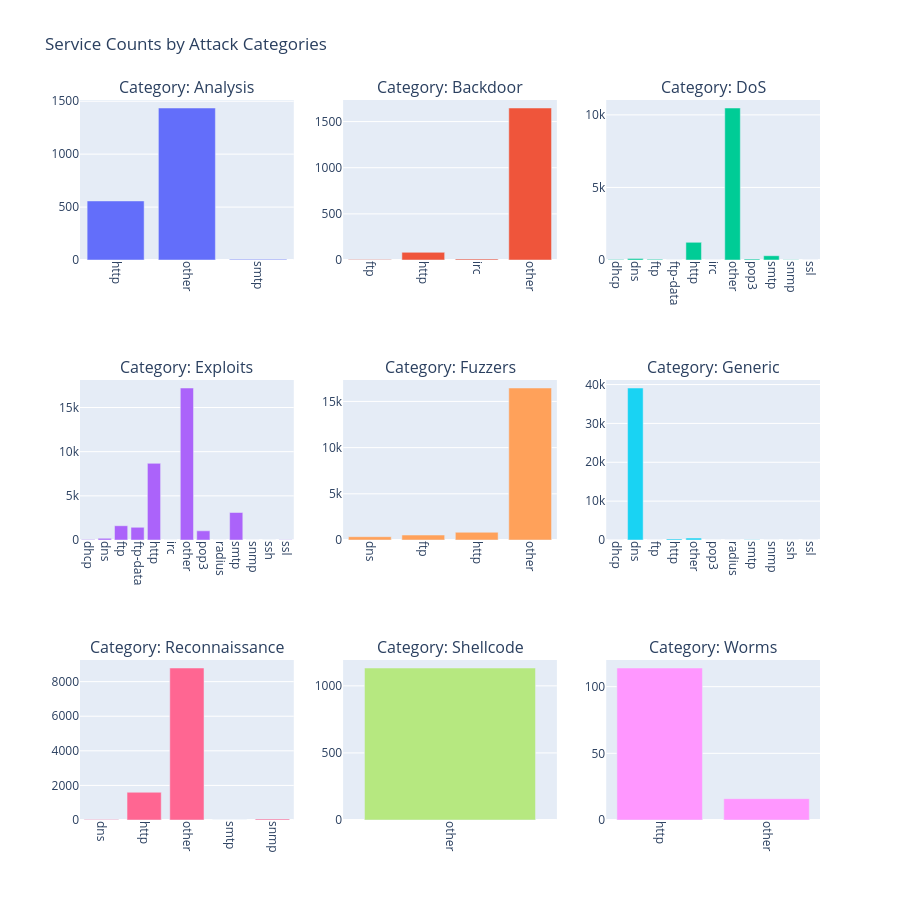

Write notebook code for a chart like this one.
### Code cell
# Create a 3x3 subplot grid
fig = make_subplots(rows=3, cols=3,
                    subplot_titles=('Category: Analysis', 'Category: Backdoor', 'Category: DoS',
                                    'Category: Exploits', 'Category: Fuzzers', 'Category: Generic',
                                    'Category: Reconnaissance', 'Category: Shellcode', 'Category: Worms'))

# Create a list of attack categories to loop through
categories = ['Analysis', 'Backdoor', 'DoS', 'Exploits', 'Fuzzers', 'Generic', 'Reconnaissance', 'Shellcode', 'Worms']

# Define row and column positions for each plot
positions = [(1,1), (1,2), (1,3), (2,1), (2,2), (2,3), (3,1), (3,2), (3,3)]

# Loop through the categories and create a bar plot for each one
for i, category in enumerate(categories):
    # Filter the dataframe for each attack category
    df_filtered = df_attacks_cat_services[df_attacks_cat_services['attack_cat'] == category]

    # Add bar plot to the subplot
    fig.add_trace(go.Bar(x=df_filtered['service'], y=df_filtered['Count'], name=category,
                         marker_color=px.colors.qualitative.Plotly[i]),
                  row=positions[i][0], col=positions[i][1])

# Update layout
fig.update_layout(height=900, width=900, title_text="Service Counts by Attack Categories", showlegend=False)

# Update x-axis for all subplots
fig.update_xaxes(tickangle=90)

# Show the figure
fig.show()

### Figure 1 — Plotly figure (JSON) as saved in the notebook; plotly's stock layout.template omitted (floating-point values rounded to 4 significant figures)
{"data": [{"marker": {"color": "#636EFA"}, "name": "Analysis", "type": "bar", "x": ["http", "other", "smtp"], "xaxis": "x", "y": [558, 1436, 6], "yaxis": "y"}, {"marker": {"color": "#EF553B"}, "name": "Backdoor", "type": "bar", "x": ["ftp", "http", "irc", "other"], "xaxis": "x2", "y": [5, 83, 11, 1647], "yaxis": "y2"}, {"marker": {"color": "#00CC96"}, "name": "DoS", "type": "bar", "x": ["dhcp", "dns", "ftp", "ftp-data", "http", "irc", "other", "pop3", "smtp", "snmp", "ssl"], "xaxis": "x3", "y": [33, 107, 50, 8, 1216, 4, 10473, 61, 295, 13, 4], "yaxis": "y3"}, {"marker": {"color": "#AB63FA"}, "name": "Exploits", "type": "bar", "x": ["dhcp", "dns", "ftp", "ftp-data", "http", "irc", "other", "pop3", "radius", "smtp", "snmp", "ssh", "ssl"], "xaxis": "x4", "y": [52, 185, 1615, 1435, 8677, 10, 17206, 1039, 7, 3113, 5, 10, 39], "yaxis": "y4"}, {"marker": {"color": "#FFA15A"}, "name": "Fuzzers", "type": "bar", "x": ["dns", "ftp", "http", "other"], "xaxis": "x5", "y": [358, 537, 836, 16453], "yaxis": "y5"}, {"marker": {"color": "#19D3F3"}, "name": "Generic", "type": "bar", "x": ["dhcp", "dns", "ftp", "http", "other", "pop3", "radius", "smtp", "snmp", "ssh", "ssl"], "xaxis": "x6", "y": [9, 39116, 3, 289, 504, 1, 3, 60, 1, 1, 13], "yaxis": "y6"}, {"marker": {"color": "#FF6692"}, "name": "Reconnaissance", "type": "bar", "x": ["dns", "http", "other", "smtp", "snmp"], "xaxis": "x7", "y": [35, 1603, 8788, 5, 60], "yaxis": "y7"}, {"marker": {"color": "#B6E880"}, "name": "Shellcode", "type": "bar", "x": ["other"], "xaxis": "x8", "y": [1133], "yaxis": "y8"}, {"marker": {"color": "#FF97FF"}, "name": "Worms", "type": "bar", "x": ["http", "other"], "xaxis": "x9", "y": [114, 16], "yaxis": "y9"}], "layout": {"annotations": [{"font": {"size": 16}, "showarrow": false, "text": "Category: Analysis", "x": 0.1444, "xanchor": "center", "xref": "paper", "y": 1, "yanchor": "bottom", "yref": "paper"}, {"font": {"size": 16}, "showarrow": false, "text": "Category: Backdoor", "x": 0.5, "xanchor": "center", "xref": "paper", "y": 1, "yanchor": "bottom", "yref": "paper"}, {"font": {"size": 16}, "showarrow": false, "text": "Category: DoS", "x": 0.8556, "xanchor": "center", "xref": "paper", "y": 1, "yanchor": "bottom", "yref": "paper"}, {"font": {"size": 16}, "showarrow": false, "text": "Category: Exploits", "x": 0.1444, "xanchor": "center", "xref": "paper", "y": 0.6111, "yanchor": "bottom", "yref": "paper"}, {"font": {"size": 16}, "showarrow": false, "text": "Category: Fuzzers", "x": 0.5, "xanchor": "center", "xref": "paper", "y": 0.6111, "yanchor": "bottom", "yref": "paper"}, {"font": {"size": 16}, "showarrow": false, "text": "Category: Generic", "x": 0.8556, "xanchor": "center", "xref": "paper", "y": 0.6111, "yanchor": "bottom", "yref": "paper"}, {"font": {"size": 16}, "showarrow": false, "text": "Category: Reconnaissance", "x": 0.1444, "xanchor": "center", "xref": "paper", "y": 0.2222, "yanchor": "bottom", "yref": "paper"}, {"font": {"size": 16}, "showarrow": false, "text": "Category: Shellcode", "x": 0.5, "xanchor": "center", "xref": "paper", "y": 0.2222, "yanchor": "bottom", "yref": "paper"}, {"font": {"size": 16}, "showarrow": false, "text": "Category: Worms", "x": 0.8556, "xanchor": "center", "xref": "paper", "y": 0.2222, "yanchor": "bottom", "yref": "paper"}], "height": 900, "showlegend": false, "title": {"text": "Service Counts by Attack Categories"}, "width": 900, "xaxis": {"anchor": "y", "domain": [0, 0.2889], "tickangle": 90}, "xaxis2": {"anchor": "y2", "domain": [0.3556, 0.6444], "tickangle": 90}, "xaxis3": {"anchor": "y3", "domain": [0.7111, 1], "tickangle": 90}, "xaxis4": {"anchor": "y4", "domain": [0, 0.2889], "tickangle": 90}, "xaxis5": {"anchor": "y5", "domain": [0.3556, 0.6444], "tickangle": 90}, "xaxis6": {"anchor": "y6", "domain": [0.7111, 1], "tickangle": 90}, "xaxis7": {"anchor": "y7", "domain": [0, 0.2889], "tickangle": 90}, "xaxis8": {"anchor": "y8", "domain": [0.3556, 0.6444], "tickangle": 90}, "xaxis9": {"anchor": "y9", "domain": [0.7111, 1], "tickangle": 90}, "yaxis": {"anchor": "x", "domain": [0.7778, 1]}, "yaxis2": {"anchor": "x2", "domain": [0.7778, 1]}, "yaxis3": {"anchor": "x3", "domain": [0.7778, 1]}, "yaxis4": {"anchor": "x4", "domain": [0.3889, 0.6111]}, "yaxis5": {"anchor": "x5", "domain": [0.3889, 0.6111]}, "yaxis6": {"anchor": "x6", "domain": [0.3889, 0.6111]}, "yaxis7": {"anchor": "x7", "domain": [0, 0.2222]}, "yaxis8": {"anchor": "x8", "domain": [0, 0.2222]}, "yaxis9": {"anchor": "x9", "domain": [0, 0.2222]}}}
